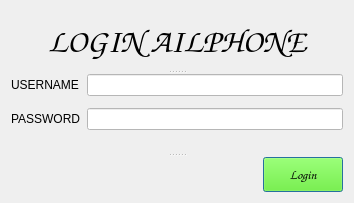
<?xml version="1.0" encoding="UTF-8"?>
<ui version="4.0">
 <class>Login</class>
 <widget class="QDialog" name="Login">
  <property name="geometry">
   <rect>
    <x>0</x>
    <y>0</y>
    <width>354</width>
    <height>203</height>
   </rect>
  </property>
  <property name="windowTitle">
   <string>AILPhone</string>
  </property>
  <property name="windowIcon">
   <iconset>
    <normaloff>D:/Users/Sparta_comp/Pictures/X.png</normaloff>D:/Users/Sparta_comp/Pictures/X.png</iconset>
  </property>
  <property name="styleSheet">
   <string notr="true"/>
  </property>
  <property name="modal">
   <bool>false</bool>
  </property>
  <layout class="QVBoxLayout" name="verticalLayout">
   <item>
    <widget class="QSplitter" name="splitter">
     <property name="orientation">
      <enum>Qt::Vertical</enum>
     </property>
     <widget class="QLabel" name="label_3">
      <property name="sizePolicy">
       <sizepolicy hsizetype="Preferred" vsizetype="Maximum">
        <horstretch>0</horstretch>
        <verstretch>0</verstretch>
       </sizepolicy>
      </property>
      <property name="font">
       <font>
        <family>Comic Sans MS</family>
        <pointsize>25</pointsize>
       </font>
      </property>
      <property name="text">
       <string>LOGIN AILPHONE</string>
      </property>
      <property name="alignment">
       <set>Qt::AlignCenter</set>
      </property>
     </widget>
     <widget class="QWidget" name="">
      <layout class="QFormLayout" name="formLayout">
       <property name="verticalSpacing">
        <number>12</number>
       </property>
       <item row="0" column="0">
        <widget class="QLabel" name="label">
         <property name="styleSheet">
          <string notr="true">font: 75 8pt &quot;Comic Sans MS&quot;;</string>
         </property>
         <property name="text">
          <string>USERNAME</string>
         </property>
        </widget>
       </item>
       <item row="0" column="1">
        <widget class="QLineEdit" name="lineEdit">
         <property name="styleSheet">
          <string notr="true">background-color: rgb(255, 255, 255);</string>
         </property>
        </widget>
       </item>
       <item row="1" column="0">
        <widget class="QLabel" name="label_2">
         <property name="styleSheet">
          <string notr="true">font: 75 8pt &quot;Comic Sans MS&quot;;</string>
         </property>
         <property name="text">
          <string>PASSWORD</string>
         </property>
        </widget>
       </item>
       <item row="1" column="1">
        <widget class="QLineEdit" name="lineEdit_2">
         <property name="styleSheet">
          <string notr="true">background-color: rgb(255, 255, 255);</string>
         </property>
        </widget>
       </item>
      </layout>
     </widget>
     <widget class="QWidget" name="">
      <layout class="QHBoxLayout" name="horizontalLayout">
       <item>
        <spacer name="horizontalSpacer">
         <property name="orientation">
          <enum>Qt::Horizontal</enum>
         </property>
         <property name="sizeHint" stdset="0">
          <size>
           <width>40</width>
           <height>20</height>
          </size>
         </property>
        </spacer>
       </item>
       <item>
        <widget class="QPushButton" name="pushButton">
         <property name="maximumSize">
          <size>
           <width>16777215</width>
           <height>500</height>
          </size>
         </property>
         <property name="font">
          <font>
           <family>Comic Sans MS</family>
           <pointsize>10</pointsize>
           <weight>9</weight>
           <italic>false</italic>
           <bold>false</bold>
          </font>
         </property>
         <property name="styleSheet">
          <string notr="true">background-color: rgb(85, 255, 0);
border-color: rgb(21, 62, 30);
font: 75 10pt &quot;Comic Sans MS&quot;;</string>
         </property>
         <property name="text">
          <string>Login</string>
         </property>
        </widget>
       </item>
      </layout>
     </widget>
    </widget>
   </item>
  </layout>
 </widget>
 <resources/>
 <connections/>
</ui>
